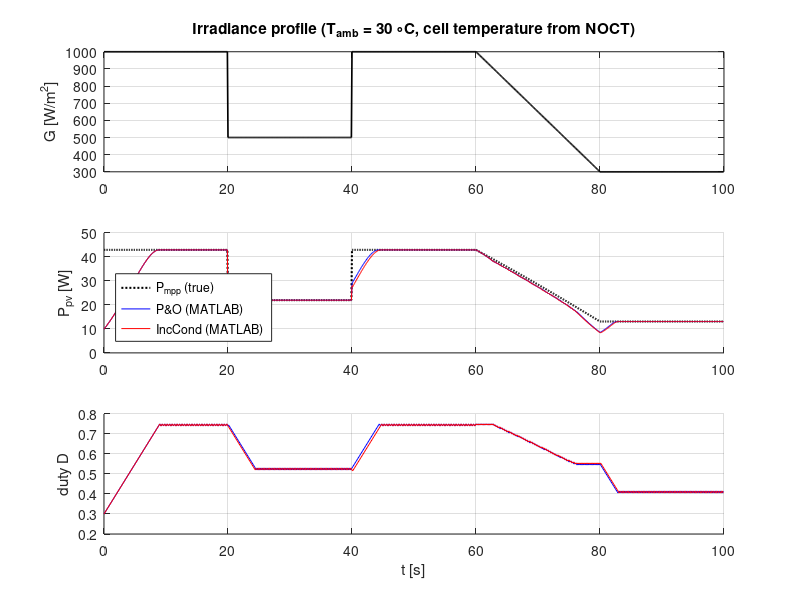
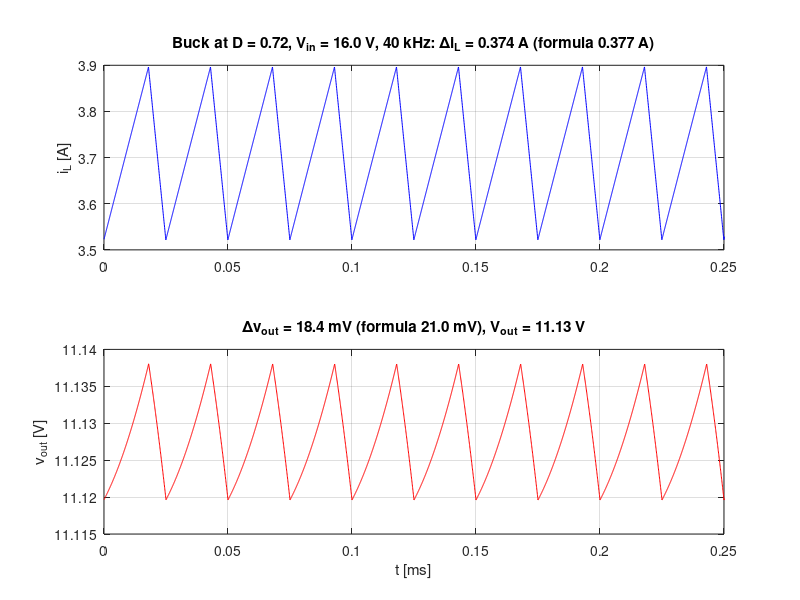

Here is the MATLAB script that generated these plots, in order:
function results = pv_buck_mppt()
%PV_BUCK_MPPT  50 W PV module + buck converter + MPPT (P&O vs Incremental Conductance).
%
%   Plain MATLAB (no toolbox, runs in R2026b and in GNU Octave).  Run it from this folder:
%       >> results = pv_buck_mppt
%
%   What it does (scope item 4 / objective 2 of the proposal):
%     1. Same 50 W module as pvsim: single-diode model with the parameters pvsim extracts
%        from the datasheet (Villalva 2009 / De Soto 2006 translation to G and T).
%     2. Buck converter, averaged CCM model with the same loss terms and component values
%        as pvsim/converter/buck_averaged.py, CR electronic load 3 ohm.
%     3. MPPT: P&O and Incremental Conductance ported line by line from the firmware
%        (firmware_ref/mppt.c): fixed step 0.005, period 0.1 s, start at D = 0.3.
%     4. One irradiance test profile for both algorithms (steps 1000->500->1000 W/m2,
%        ramp 1000->300 W/m2) and the metrics of scope item 4: tracked power (eta_MPPT),
%        oscillation around the MPP, response time.
%     5. Cross-check: the same profile simulated by pvsim (pvsim_reference_mppt.csv,
%        made with pvsim.engine.live.LiveChannel) is overlaid and compared.
%     6. Switching-level check of the buck at 40 kHz (inductor-current and output-voltage
%        ripple) against the textbook ripple formula used by pvsim.
%
%   Outputs: figures (PNG in ./out), out/mppt_metrics.csv, and the struct `results`.

here = fileparts(mfilename('fullpath'));
outdir = fullfile(here, 'out');
if ~exist(outdir, 'dir'), mkdir(outdir); end

pv = pv_params();
bk = buck_params();
R_load = 3.0;                    % electronic load, CR mode [ohm] (pvsim live channel)
T_amb = 30.0;                    % [degC]
dt = 0.1;                        % MPPT period [s]
t = (0:999)' * dt;               % 100 s
G = arrayfun(@irradiance_profile, t);

algos = {'po', 'inc'};
names = {'P&O', 'Incremental Conductance'};
sim = struct();
for a = 1:2
    sim.(algos{a}) = run_mppt(algos{a}, t, G, T_amb, pv, bk, R_load);
end
ref = read_reference(fullfile(here, 'pvsim_reference_mppt.csv'));

% ------------------------------------------------------------------ metrics
windows = [15 20; 35 40; 55 60; 95 100];      % steady parts of the profile [s]
steps = [20 40];                               % irradiance steps [s]
fprintf('\n%-26s %-9s %8s %8s %10s %10s %10s %10s\n', 'algorithm', 'model', 'eta_all', ...
        'eta_ss', 'osc_P[%]', 'std_D', 't_resp20', 't_resp40');
rows = {};
for a = 1:2
    for src = 1:2
        if src == 1
            s = sim.(algos{a}); model = 'MATLAB';
        else
            if isempty(ref), continue; end
            s = ref.(algos{a}); model = 'pvsim';
        end
        m = mppt_metrics(t, s.p_pv, s.p_mpp, s.duty, windows, steps);
        fprintf('%-26s %-9s %8.4f %8.4f %10.3f %10.4f %10.1f %10.1f\n', names{a}, model, ...
                m.eta_all, m.eta_ss, m.osc_pct, m.std_d, m.t_resp(1), m.t_resp(2));
        rows(end + 1, :) = {names{a}, model, m.eta_all, m.eta_ss, m.osc_pct, m.std_d, ...
                            m.t_resp(1), m.t_resp(2)}; %#ok<AGROW>
        results.(algos{a}).(lower(model)) = m;
    end
end
fid = fopen(fullfile(outdir, 'mppt_metrics.csv'), 'w');
fprintf(fid, 'algorithm,model,eta_all,eta_steady,oscillation_pct,std_duty,t_resp_step20_s,t_resp_step40_s\n');
for k = 1:size(rows, 1)
    fprintf(fid, '%s,%s,%.5f,%.5f,%.4f,%.5f,%.1f,%.1f\n', rows{k, :});
end
fclose(fid);
fprintf(['eta_all = integral(P_pv)/integral(P_mpp) over 100 s (EN 50530 definition)\n' ...
         'eta_ss / osc_P = in the steady windows 15-20, 35-40, 55-60, 95-100 s\n' ...
         't_resp = time after the step until P_pv stays >= 98 %% of P_mpp for 1 s\n']);

% ------------------------------------------------------------------ figures
f1 = figure('Name', 'MPPT P&O vs IncCond', 'Position', [80 80 1000 700]);
subplot(3, 1, 1);
plot(t, G, 'k', 'LineWidth', 1.2); grid on; ylabel('G [W/m^2]');
title('Irradiance profile (T_{amb} = 30 \circC, cell temperature from NOCT)');
subplot(3, 1, 2); hold on; grid on;
plot(t, sim.po.p_mpp, 'k:', 'LineWidth', 1.5);
plot(t, sim.po.p_pv, 'b', t, sim.inc.p_pv, 'r');
leg = {'P_{mpp} (true)', 'P&O (MATLAB)', 'IncCond (MATLAB)'};
if ~isempty(ref)
    plot(t, ref.po.p_pv, 'b--', t, ref.inc.p_pv, 'r--');
    leg = [leg, {'P&O (pvsim)', 'IncCond (pvsim)'}];
end
ylabel('P_{pv} [W]'); legend(leg, 'Location', 'southwest');
subplot(3, 1, 3); hold on; grid on;
plot(t, sim.po.duty, 'b', t, sim.inc.duty, 'r');
if ~isempty(ref), plot(t, ref.po.duty, 'b--', t, ref.inc.duty, 'r--'); end
ylabel('duty D'); xlabel('t [s]');
save_png(f1, fullfile(outdir, 'mppt_compare.png'));

sw = switching_check(bk, R_load);
f2 = figure('Name', 'Buck switching ripple', 'Position', [120 120 1000 520]);
subplot(2, 1, 1);
plot(sw.t * 1e3, sw.il, 'b'); grid on; ylabel('i_L [A]'); xlim([0 0.25]);
title(sprintf('Buck at D = %.2f, V_{in} = %.1f V, 40 kHz: \\Deltai_L = %.3f A (formula %.3f A)', ...
              sw.D, sw.vin, sw.dil_sim, sw.dil_formula));
subplot(2, 1, 2);
plot(sw.t * 1e3, sw.vo, 'r'); grid on; ylabel('v_{out} [V]'); xlabel('t [ms]'); xlim([0 0.25]);
title(sprintf('\\Deltav_{out} = %.1f mV (formula %.1f mV), V_{out} = %.2f V', ...
              1e3 * sw.dvo_sim, 1e3 * sw.dvo_formula, sw.vo_mean));
save_png(f2, fullfile(outdir, 'buck_ripple.png'));
fprintf(['\nBuck switching check: dI_L = %.3f A (simulated) vs %.3f A (formula), ' ...
         'dV_out = %.2f mV vs %.2f mV, V_out = %.2f V vs averaged model %.2f V\n'], ...
        sw.dil_sim, sw.dil_formula, 1e3 * sw.dvo_sim, 1e3 * sw.dvo_formula, sw.vo_mean, sw.vo_avg_model);
results.switching = sw;
results.sim = sim;
fprintf('Figures and mppt_metrics.csv written to %s\n', outdir);
end

% =================================================================== model
function pv = pv_params()
% STC parameters that pvsim extracts from the 50 W datasheet (pvsim/pv/datasheet.py,
% printed with Panel(PanelDatasheet()).ref) and the datasheet coefficients.
pv.iph_ref = 3.00055532896716;   % [A]
pv.rs = 0.09884733781558779;     % [ohm]
pv.rsh_ref = 534.0059894172839;  % [ohm]
pv.a_ref = 1.202412702866818;    % n*Ns*k*T/q at 25 degC [V]
pv.voc = 21.6;                   % [V]
pv.alpha_isc = 0.05 / 100 * 3.0; % [A/K]
pv.beta_voc = -0.32 / 100 * 21.6;% [V/K]
pv.noct = 45.0;                  % [degC]
end

function bk = buck_params()
% pvsim/converter/buck_averaged.py BuckParams defaults (asynchronous buck)
bk.l = 220e-6; bk.r_l = 0.05; bk.c_out = 470e-6; bk.esr_out = 0.05; bk.esr_in = 0.05;
bk.rds_on = 0.03; bk.v_f = 0.45; bk.f_sw = 40e3; bk.t_r = 40e-9; bk.t_f = 40e-9;
bk.q_g = 20e-9; bk.v_g = 10.0; bk.d_min = 0.0; bk.d_max = 0.95; bk.v_uvlo = 5.0;
end

function g = irradiance_profile(t)
if t < 20
    g = 1000;
elseif t < 40
    g = 500;
elseif t < 60
    g = 1000;
elseif t < 80
    g = 1000 - 700 * (t - 60) / 20;
else
    g = 300;
end
g = round(g * 10) / 10;
end

function p = params_at(pv, g, t_cell)
% De Soto (2006) / Villalva (2009) translation, as pvsim params_at()
T = t_cell + 273.15; dT = T - 298.15;
p.a = pv.a_ref * T / 298.15;
iph_full = pv.iph_ref + pv.alpha_isc * dT;
voc_t = pv.voc + pv.beta_voc * dT;
p.i0 = (iph_full - voc_t / pv.rsh_ref) / expm1(voc_t / p.a);
g = max(g, 0);
p.iph = iph_full * g / 1000;
p.rsh = pv.rsh_ref * 1000 / max(g, 1);
p.rs = pv.rs;
p.voc = voc_t;
end

function i = pv_current(v, p)
% single-diode current at voltage v (vectorised Newton on I)
i = p.iph * ones(size(v));
for k = 1:60
    x = (v + i * p.rs) / p.a;
    f = p.iph - p.i0 * expm1(x) - (v + i * p.rs) / p.rsh - i;
    df = -p.i0 * exp(x) * p.rs / p.a - p.rs / p.rsh - 1;
    step = f ./ df;
    i = i - step;
    if max(abs(step)) < 1e-12, break; end
end
end

function [i_in, v_out, i_out, p_out] = buck_ccm(v_in, d, bk, R)
% averaged CCM buck with the loss terms of pvsim (CR load); i_in from the power balance
d = min(max(d, bk.d_min), bk.d_max);
if v_in < bk.v_uvlo || d <= 0
    i_in = 0; v_out = 0; i_out = 0; p_out = 0; return;
end
e = d * v_in - (1 - d) * bk.v_f;
req = d * bk.rds_on + bk.r_l;
v_out = max(e, 0) * R / (R + req);
i_out = v_out / R;
d_il = max(v_in - v_out - i_out * req, 0) * d / (bk.l * bk.f_sw);
il2 = i_out^2 + d_il^2 / 12;
loss = d * il2 * bk.rds_on + il2 * bk.r_l + d_il^2 / 12 * bk.esr_out ...
     + max(d * il2 - (d * i_out)^2, 0) * bk.esr_in + 0.5 * v_in * i_out * (bk.t_r + bk.t_f) * bk.f_sw ...
     + bk.q_g * bk.v_g * bk.f_sw + (1 - d) * i_out * bk.v_f;
p_out = v_out * i_out;
i_in = (p_out + loss) / v_in;
end

function [v, i] = operating_point(p, d, bk, R, v_prev)
% intersection of the PV curve with the converter input characteristic (pvsim method)
f = @(v) pv_current(v, p) - buck_ccm(v, d, bk, R);
vg = linspace(bk.v_uvlo, max(p.voc, bk.v_uvlo + 0.1), 120);
fv = arrayfun(f, vg);
idx = find(sign(fv(1:end - 1)) ~= sign(fv(2:end)));
if isempty(idx)          % input collapsed below UVLO or converter off: open circuit
    v = fzero(@(v) pv_current(v, p), [0, p.voc + 2]); i = 0; return;
end
if ~isempty(v_prev)       % warm start: the root nearest the previous operating point
    [~, k] = min(abs(vg(idx) - v_prev)); idx = idx(k);
else
    idx = idx(end);       % highest root
end
v = fzero(f, [vg(idx), vg(idx + 1)]);
i = pv_current(v, p);
end

function pmpp = true_mpp(p)
v = linspace(0, p.voc, 400);
pw = v .* pv_current(v, p);
[~, k] = max(pw);
lo = v(max(k - 1, 1)); hi = v(min(k + 1, numel(v)));
vv = linspace(lo, hi, 200);
pmpp = max(vv .* pv_current(vv, p));
end

% =================================================================== MPPT
function m = mppt_new(algo)
% mppt.c defaults with d_init = 0.3 (as the firmware and esp32-sim)
m.algo = algo; m.step = 0.005; m.d_min = 0.0; m.d_max = 0.95;
m.eps_v = 1e-6; m.eps_i = 1e-6; m.eps_g = 0.0;
m.d = 0.3; m.dir = 1; m.n = 0; m.v_prev = 0; m.i_prev = 0; m.p_prev = 0;
end

function m = mppt_step(m, v, i)
% port of po_step() and inccond_step() in firmware_ref/mppt.c
clip = @(d) min(max(d, m.d_min), m.d_max);
pw = v * i;
if strcmp(m.algo, 'po')
    if m.n > 0
        if pw - m.p_prev < 0, m.dir = -m.dir; end
    end
    m.d = clip(m.d + m.dir * m.step);
else
    if v <= m.eps_v                      % input collapsed: back off the load
        m.d = clip(m.d - 4 * m.step);
    elseif m.n == 0
        m.d = clip(m.d + m.step);
    else
        dv = v - m.v_prev; di = i - m.i_prev; direction = 0;   % +1 raise V, -1 lower V
        if abs(dv) < m.eps_v
            if di > m.eps_i, direction = 1; elseif di < -m.eps_i, direction = -1; end
        else
            g = di / dv + i / v;
            if g > m.eps_g, direction = 1; elseif g < -m.eps_g, direction = -1; end
        end
        if direction ~= 0, m.d = clip(m.d - direction * m.step); end   % buck: higher D = lower V
    end
end
m.v_prev = v; m.i_prev = i; m.p_prev = pw; m.n = m.n + 1;
end

function s = run_mppt(algo, t, G, T_amb, pv, bk, R)
n = numel(t);
s.duty = zeros(n, 1); s.v_pv = zeros(n, 1); s.i_pv = zeros(n, 1);
s.p_pv = zeros(n, 1); s.p_mpp = zeros(n, 1); s.p_out = zeros(n, 1);
m = mppt_new(algo);
v_prev = [];
cache_g = NaN; p = []; pmpp = 0;
for k = 1:n
    if G(k) ~= cache_g
        t_cell = T_amb + (pv.noct - 20) / 800 * G(k);    % NOCT model (pvsim)
        p = params_at(pv, G(k), t_cell);
        pmpp = true_mpp(p);
        cache_g = G(k);
    end
    d = m.d;                               % duty applied during this period
    [v, i] = operating_point(p, d, bk, R, v_prev);
    v_prev = v;
    [~, ~, ~, po] = buck_ccm(v, d, bk, R);
    s.duty(k) = d; s.v_pv(k) = v; s.i_pv(k) = i; s.p_pv(k) = v * i;
    s.p_mpp(k) = pmpp; s.p_out(k) = po;
    m = mppt_step(m, v, i);                % next duty
end
end

function m = mppt_metrics(t, p_pv, p_mpp, duty, windows, steps)
m.eta_all = trapz(t, p_pv) / trapz(t, p_mpp);
in = false(size(t));
for w = 1:size(windows, 1)
    in = in | (t >= windows(w, 1) & t < windows(w, 2));
end
m.eta_ss = sum(p_pv(in)) / sum(p_mpp(in));
m.osc_pct = 100 * mean((p_mpp(in) - p_pv(in)) ./ p_mpp(in));
sd = zeros(size(windows, 1), 1);
for w = 1:size(windows, 1)
    k = t >= windows(w, 1) & t < windows(w, 2);
    sd(w) = std(duty(k));
end
m.std_d = mean(sd);
m.t_resp = nan(1, numel(steps));
dt = t(2) - t(1);
hold_n = round(1 / dt);
for s = 1:numel(steps)
    k0 = find(t >= steps(s), 1);
    ok = p_pv >= 0.98 * p_mpp;
    for k = k0:numel(t) - hold_n
        if all(ok(k:k + hold_n))
            m.t_resp(s) = t(k) - steps(s);
            break;
        end
    end
end
end

% =========================================================== switching check
function sw = switching_check(bk, R)
% Ideal-switch buck at 40 kHz, fed from a stiff 16 V source (the PV MPP voltage at
% 1000 W/m2 and ~61 degC), D chosen near the MPP duty.  The state starts at the averaged
% operating point (so the slow L-C resonance, ~490 Hz, is not excited) and is integrated
% with explicit Euler, 400 steps per switching period, for 10 ms.  Ripple = mean
% peak-to-peak per switching period over the last 20 periods.
vin = 16.0; D = 0.72;
[~, vo_avg, io_avg] = buck_ccm(vin, D, bk, R);
Ts = 1 / bk.f_sw; spp = 400; h = Ts / spp; n = round(10e-3 / h);
il = io_avg; vc = vo_avg;
T = zeros(n, 1); IL = zeros(n, 1); VO = zeros(n, 1);
for k = 1:n
    tk = (k - 1) * h;
    on = mod(k - 1, spp) < D * spp;
    vo = (vc + bk.esr_out * il) / (1 + bk.esr_out / R);   % output node with capacitor ESR
    if on
        dil = (vin - il * (bk.rds_on + bk.r_l) - vo) / bk.l;
    elseif il > 0
        dil = (-bk.v_f - il * bk.r_l - vo) / bk.l;
    else
        dil = 0;  % DCM: diode blocks
    end
    ic = il - vo / R;
    il = max(il + h * dil, 0);
    vc = vc + h * ic / bk.c_out;
    T(k) = tk; IL(k) = il; VO(k) = vo;
end
nper = 20;
last = (n - nper * spp + 1):n;
P_il = reshape(IL(last), spp, nper); P_vo = reshape(VO(last), spp, nper);
sw.t = T(last) - T(last(1)); sw.il = IL(last); sw.vo = VO(last);
sw.D = D; sw.vin = vin;
sw.dil_sim = mean(max(P_il) - min(P_il));
sw.dvo_sim = mean(max(P_vo) - min(P_vo));
sw.vo_mean = mean(sw.vo);
sw.vo_avg_model = vo_avg;
req = D * bk.rds_on + bk.r_l;
sw.dil_formula = max(vin - vo_avg - io_avg * req, 0) * D / (bk.l * bk.f_sw);   % pvsim / Erickson eq. 2.15
% output ripple: capacitor charge dQ = dI*Ts/8 (Erickson sec. 2.5) plus the ESR term
sw.dvo_formula = sw.dil_formula / (8 * bk.f_sw * bk.c_out) + sw.dil_formula * bk.esr_out * R / (R + bk.esr_out);
end

% ================================================================== helpers
function ref = read_reference(path)
ref = [];
if ~exist(path, 'file')
    fprintf('pvsim reference %s not found: MATLAB results only\n', path);
    return;
end
fid = fopen(path, 'r');
c = textscan(fid, '%s %f %f %f %f %f %f %f %f %f', 'Delimiter', ',', 'HeaderLines', 1);
fclose(fid);
algo = c{1};
for a = {'po', 'inc'}
    k = strcmp(algo, a{1});
    ref.(a{1}) = struct('t', c{2}(k), 'g', c{3}(k), 'duty', c{4}(k), 'v_pv', c{5}(k), ...
                        'i_pv', c{6}(k), 'p_pv', c{7}(k), 'p_mpp', c{8}(k), 'p_out', c{9}(k));
end
end

function save_png(fig, path)
try
    if exist('exportgraphics', 'file') || exist('exportgraphics', 'builtin')
        exportgraphics(fig, path, 'Resolution', 150);
    else
        print(fig, path, '-dpng', '-r150');
    end
catch err
    fprintf('could not save %s (%s)\n', path, err.message);
end
end
